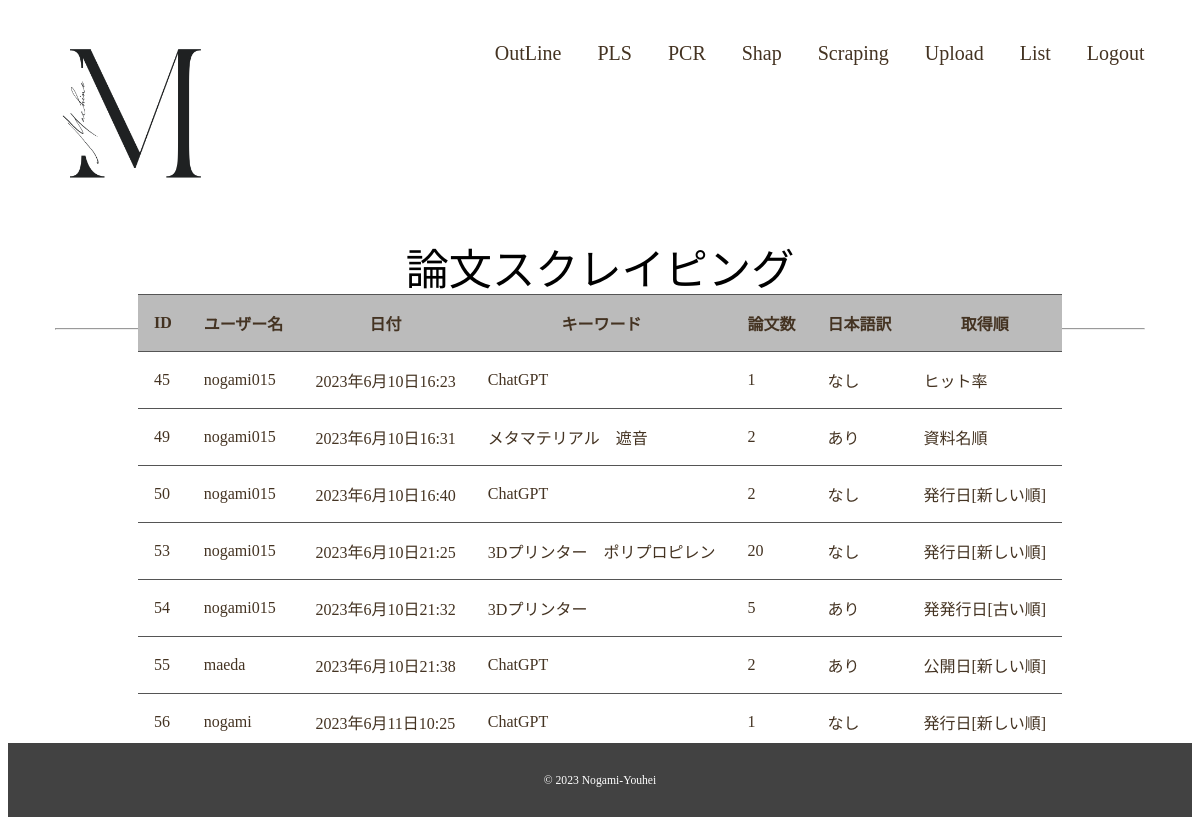
The page /pls/datalist/ on the database as committed earlier.
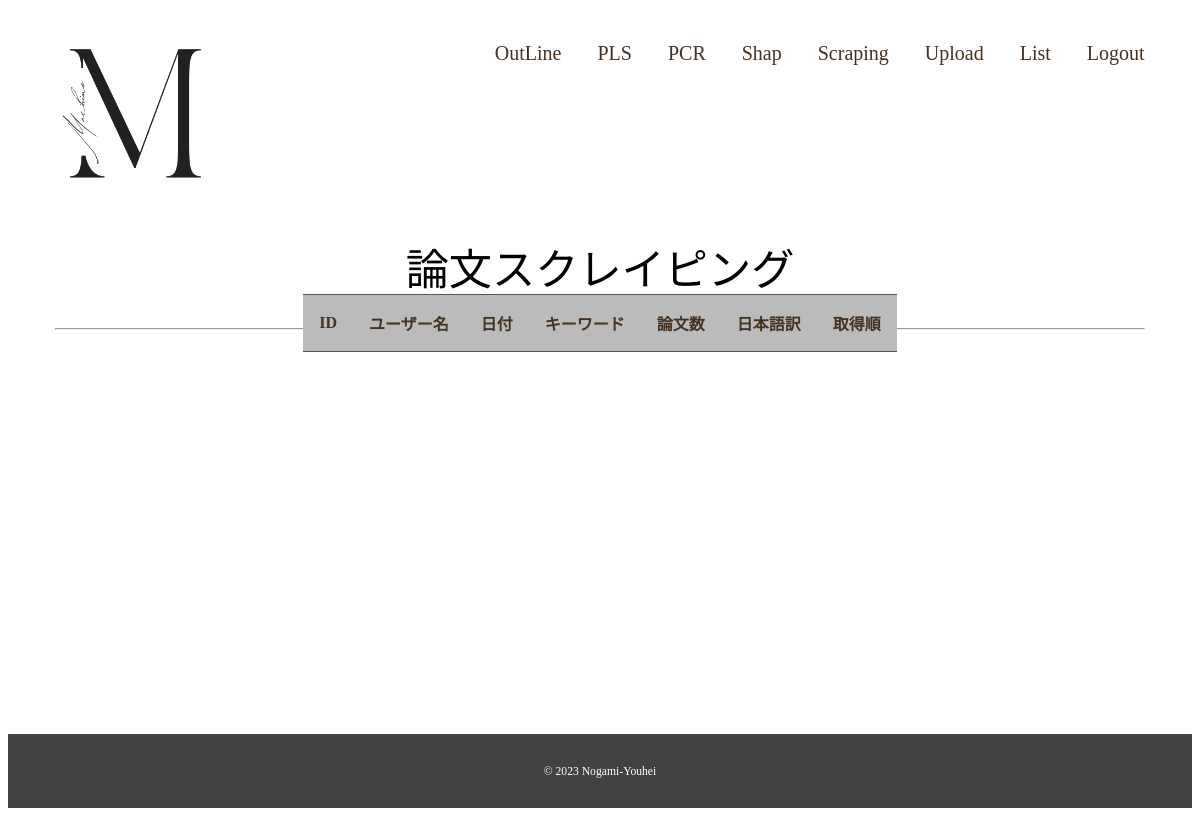
The same page on the database as committed later.
### pls/models.py (models this page shows)
class Paper(models.Model):
    user = models.CharField(max_length=100)
    date = models.DateTimeField(default=timezone.now)
    keywords = models.CharField(max_length=100)
    number = models.IntegerField()
    ja = models.IntegerField()
    choices = models.CharField(max_length=100)

### pls/views.py (the view)
# urls.py: path('datalist/', views.datalist, name='datalist'),
def datalist(request):
    if (request.method == 'POST'):
        data = request.POST.get('data')
        paper = Paper.objects.get(id=int(data))
        print(paper)
        paper.delete()
        return redirect(to='datalist')
    papers = Paper.objects.all()
    user = request.user.username
    param = {
        'papers': papers,
        'user': user
    }
    return render(request, 'pls/datalist.html', param)

### pls/templates/pls/datalist.html (shortened to what this page needs)
{% extends 'pls/base.html' %}
{% block main %}
<div class="wrapper">
    <h2 class="page-title">論文スクレイピング</h2>
</div>
</div>
<div class="pcr-contents wrapper">
<table class="list">
    <tr>
        <th>ID</th>
        <th>ユーザー名</th>
        <th>日付</th>
        <th>キーワード</th>
        <th>論文数</th>
        <th>日本語訳</th>
        <th>取得順</th>
    </tr>
{% for paper in papers %}
    <tr>
        <td>{{ paper.id }}</td>
        <td>{{ paper.user }}</td>
        <td>{{ paper.date }}</td>
        <td>{{ paper.keywords }}</td>
        <td>{{ paper.number }}</td>
        {% if paper.ja == 0 %}
        <td>なし</td>
        {% else %}
        <td>あり</td>
        {% endif %}
        {% if paper.choices == '1' %}
        <td>ヒット率</td>
        {% elif paper.choices == '5' %}
        <td>発行日[新しい順]</td>
        {% elif paper.choices == '6' %}
        <td>発発行日[古い順]</td>
        {% elif paper.choices == '2' %}
        <td>公開日[新しい順]</td>
        {% elif paper.choices == '3' %}
        <td>公開日[古い順]</td>
        {% elif paper.choices == '4' %}
        <td>資料名順</td>
        {% else %}
        <td>不明</td>
        {% endif %}
    </tr>
{% endfor %}
</table>
</div>
{% endblock %}

Rows that differ between the two databases and show on the page:
removed Paper: id "45", user "nogami015", date "2023年6月10日16:23", keywords "ChatGPT", number "1", ja "なし", choices "ヒット率"
removed Paper: id "49", user "nogami015", date "2023年6月10日16:31", keywords "メタマテリアル 遮音", number "2", ja "あり", choices "資料名順"
removed Paper: id "50", user "nogami015", date "2023年6月10日16:40", keywords "ChatGPT", number "2", ja "なし", choices "発行日[新しい順]"
removed Paper: id "53", user "nogami015", date "2023年6月10日21:25", keywords "3Dプリンター ポリプロピレン", number "20", ja "なし", choices "発行日[新しい順]"
removed Paper: id "54", user "nogami015", date "2023年6月10日21:32", keywords "3Dプリンター", number "5", ja "あり", choices "発発行日[古い順]"
removed Paper: id "55", user "maeda", date "2023年6月10日21:38", keywords "ChatGPT", number "2", ja "あり", choices "公開日[新しい順]"
removed Paper: id "56", user "nogami", date "2023年6月11日10:25", keywords "ChatGPT", number "1", ja "なし", choices "発行日[新しい順]"
